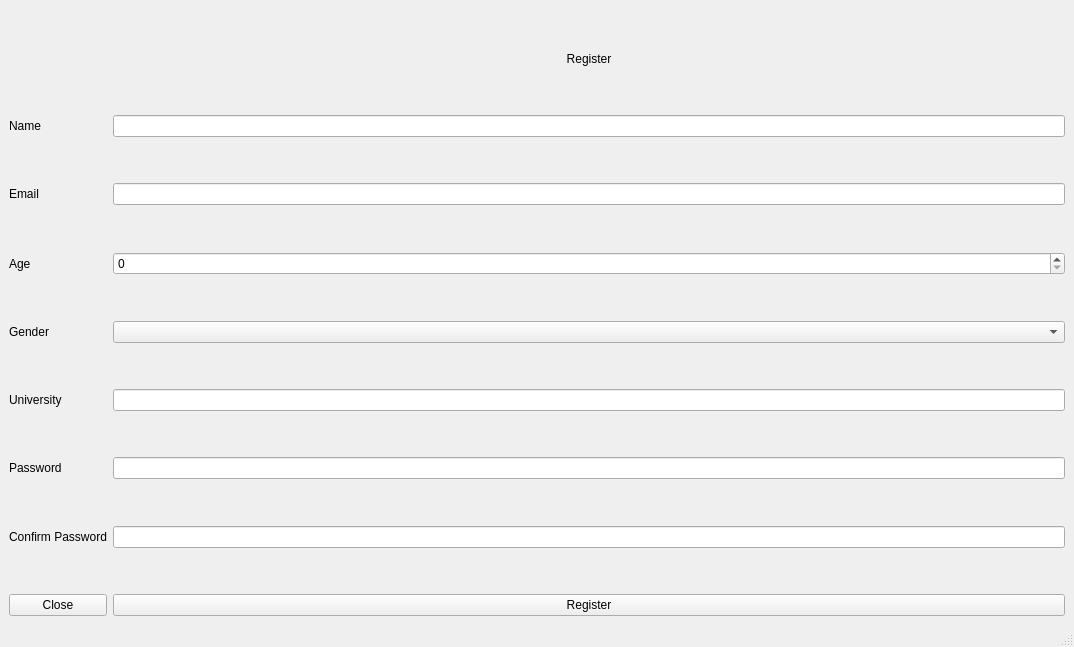
<?xml version="1.0" encoding="UTF-8"?>
<ui version="4.0">
 <class>MainWindow</class>
 <widget class="QMainWindow" name="MainWindow">
  <property name="geometry">
   <rect>
    <x>0</x>
    <y>0</y>
    <width>1074</width>
    <height>647</height>
   </rect>
  </property>
  <property name="windowTitle">
   <string>MainWindow</string>
  </property>
  <widget class="QWidget" name="centralwidget">
   <layout class="QGridLayout" name="gridLayout">
    <item row="1" column="0">
     <widget class="QLabel" name="label_name">
      <property name="text">
       <string>Name</string>
      </property>
     </widget>
    </item>
    <item row="12" column="1">
     <widget class="QLabel" name="label_password_error">
      <property name="text">
       <string/>
      </property>
     </widget>
    </item>
    <item row="7" column="1">
     <widget class="QComboBox" name="comboBox_gender"/>
    </item>
    <item row="9" column="0">
     <widget class="QLabel" name="label_university">
      <property name="text">
       <string>University</string>
      </property>
     </widget>
    </item>
    <item row="10" column="1">
     <widget class="QLabel" name="label_university_error">
      <property name="text">
       <string/>
      </property>
     </widget>
    </item>
    <item row="6" column="1">
     <widget class="QLabel" name="label_age_error">
      <property name="text">
       <string/>
      </property>
     </widget>
    </item>
    <item row="5" column="1">
     <widget class="QSpinBox" name="spinBox_age">
      <property name="maximum">
       <number>200</number>
      </property>
     </widget>
    </item>
    <item row="11" column="1">
     <widget class="QLineEdit" name="lineEdit_password">
      <property name="echoMode">
       <enum>QLineEdit::Password</enum>
      </property>
     </widget>
    </item>
    <item row="14" column="1">
     <widget class="QLabel" name="label_confirm_password_error">
      <property name="text">
       <string/>
      </property>
     </widget>
    </item>
    <item row="4" column="1">
     <widget class="QLabel" name="label_email_error">
      <property name="text">
       <string/>
      </property>
     </widget>
    </item>
    <item row="1" column="1">
     <widget class="QLineEdit" name="lineEdit_name"/>
    </item>
    <item row="13" column="0">
     <widget class="QLabel" name="label_confirm_password">
      <property name="text">
       <string>Confirm Password</string>
      </property>
     </widget>
    </item>
    <item row="8" column="1">
     <widget class="QLabel" name="label_gender_error">
      <property name="text">
       <string/>
      </property>
     </widget>
    </item>
    <item row="13" column="1">
     <widget class="QLineEdit" name="lineEdit_confirm_password">
      <property name="echoMode">
       <enum>QLineEdit::Password</enum>
      </property>
     </widget>
    </item>
    <item row="3" column="1">
     <widget class="QLineEdit" name="lineEdit_email"/>
    </item>
    <item row="5" column="0">
     <widget class="QLabel" name="label_age">
      <property name="text">
       <string>Age</string>
      </property>
     </widget>
    </item>
    <item row="2" column="1">
     <widget class="QLabel" name="label_name_error">
      <property name="text">
       <string/>
      </property>
     </widget>
    </item>
    <item row="3" column="0">
     <widget class="QLabel" name="label_email">
      <property name="text">
       <string>Email</string>
      </property>
     </widget>
    </item>
    <item row="11" column="0">
     <widget class="QLabel" name="label_password">
      <property name="text">
       <string>Password</string>
      </property>
     </widget>
    </item>
    <item row="7" column="0">
     <widget class="QLabel" name="label_gender">
      <property name="text">
       <string>Gender</string>
      </property>
     </widget>
    </item>
    <item row="15" column="1">
     <widget class="QPushButton" name="pushButton_register">
      <property name="text">
       <string>Register</string>
      </property>
     </widget>
    </item>
    <item row="9" column="1">
     <widget class="QLineEdit" name="lineEdit_university"/>
    </item>
    <item row="0" column="1">
     <widget class="QLabel" name="label_heading">
      <property name="sizePolicy">
       <sizepolicy hsizetype="Preferred" vsizetype="MinimumExpanding">
        <horstretch>0</horstretch>
        <verstretch>0</verstretch>
       </sizepolicy>
      </property>
      <property name="maximumSize">
       <size>
        <width>16777215</width>
        <height>100</height>
       </size>
      </property>
      <property name="toolTip">
       <string>&lt;html&gt;&lt;head/&gt;&lt;body&gt;&lt;p align=&quot;center&quot;&gt;&lt;br/&gt;&lt;/p&gt;&lt;/body&gt;&lt;/html&gt;</string>
      </property>
      <property name="layoutDirection">
       <enum>Qt::LeftToRight</enum>
      </property>
      <property name="styleSheet">
       <string notr="true">font: 75 20pt &quot;Century Schoolbook L&quot;;</string>
      </property>
      <property name="text">
       <string>Register</string>
      </property>
      <property name="alignment">
       <set>Qt::AlignCenter</set>
      </property>
     </widget>
    </item>
    <item row="15" column="0">
     <widget class="QPushButton" name="pushButton_login">
      <property name="text">
       <string>Close</string>
      </property>
     </widget>
    </item>
   </layout>
  </widget>
  <widget class="QMenuBar" name="menubar">
   <property name="geometry">
    <rect>
     <x>0</x>
     <y>0</y>
     <width>1074</width>
     <height>21</height>
    </rect>
   </property>
  </widget>
  <widget class="QStatusBar" name="statusbar"/>
 </widget>
 <resources/>
 <connections/>
</ui>
